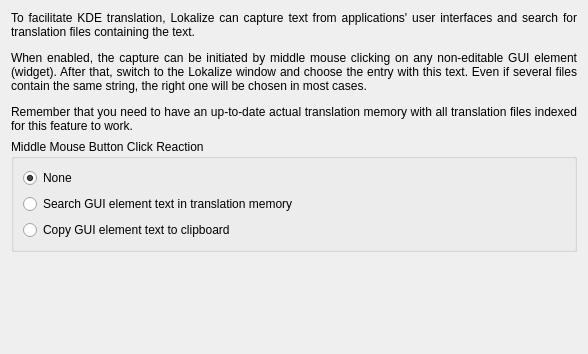
<ui version="4.0" >
 <class>WidgetTextCapture</class>
 <widget class="QWidget" name="WidgetTextCapture" >
  <property name="geometry" >
   <rect>
    <x>0</x>
    <y>0</y>
    <width>588</width>
    <height>354</height>
   </rect>
  </property>
  <layout class="QVBoxLayout" name="verticalLayout_2" >
   <item>
    <widget class="QLabel" name="label" >
     <property name="sizePolicy" >
      <sizepolicy vsizetype="Minimum" hsizetype="Minimum" >
       <horstretch>0</horstretch>
       <verstretch>0</verstretch>
      </sizepolicy>
     </property>
     <property name="text" >
      <string>&lt;html>
&lt;p align="justify">To facilitate KDE translation, Lokalize can capture text from applications' user interfaces and search for translation files containing the text.&lt;/p>
&lt;p align="justify">When enabled, the capture can be initiated by middle mouse clicking on any non-editable GUI element (widget). After that, switch to the Lokalize window and choose the entry with this text. Even if several files contain the same string, the right one will be chosen in most cases.&lt;/p>
&lt;p align="justify">Remember that you need to have an up-to-date actual translation memory with all translation files indexed for this feature to work.&lt;/p>&lt;/html></string>
     </property>
     <property name="wordWrap" >
      <bool>true</bool>
     </property>
    </widget>
   </item>
   <item>
    <widget class="QGroupBox" name="groupBox" >
     <property name="sizePolicy" >
      <sizepolicy vsizetype="Minimum" hsizetype="Preferred" >
       <horstretch>0</horstretch>
       <verstretch>0</verstretch>
      </sizepolicy>
     </property>
     <property name="title" >
      <string>Middle Mouse Button Click Reaction</string>
     </property>
     <layout class="QVBoxLayout" name="verticalLayout" >
      <item>
       <widget class="QRadioButton" name="none" >
        <property name="text" >
         <string>None</string>
        </property>
        <property name="checked" >
         <bool>true</bool>
        </property>
       </widget>
      </item>
      <item>
       <widget class="QRadioButton" name="search" >
        <property name="text" >
         <string>Search GUI element text in translation memory</string>
        </property>
       </widget>
      </item>
      <item>
       <widget class="QRadioButton" name="clipboard" >
        <property name="text" >
         <string>Copy GUI element text to clipboard</string>
        </property>
       </widget>
      </item>
     </layout>
    </widget>
   </item>
   <item>
    <spacer name="verticalSpacer" >
     <property name="orientation" >
      <enum>Qt::Vertical</enum>
     </property>
     <property name="sizeHint" stdset="0" >
      <size>
       <width>20</width>
       <height>40</height>
      </size>
     </property>
    </spacer>
   </item>
  </layout>
 </widget>
 <resources/>
 <connections/>
</ui>
